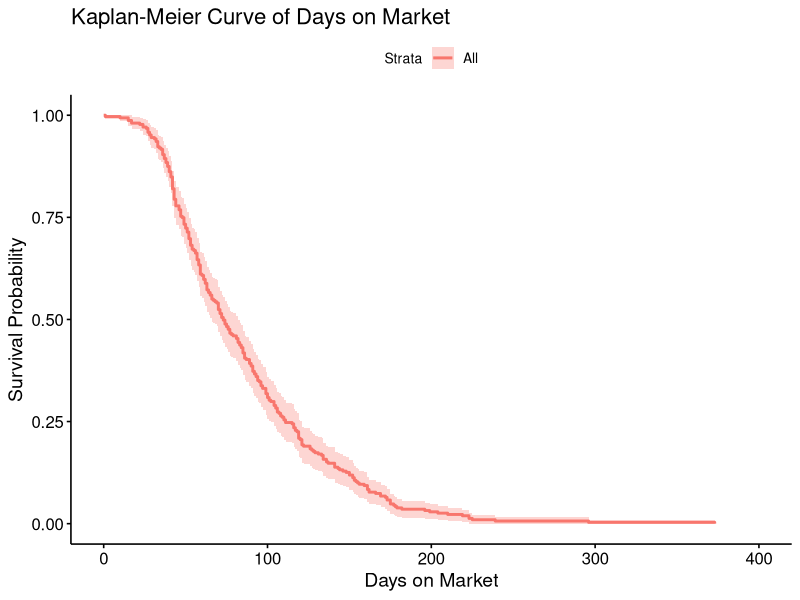
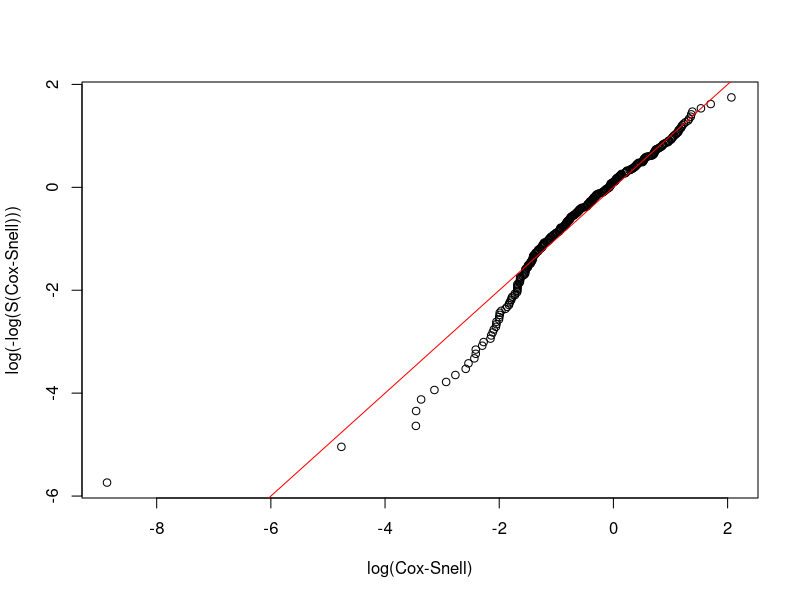
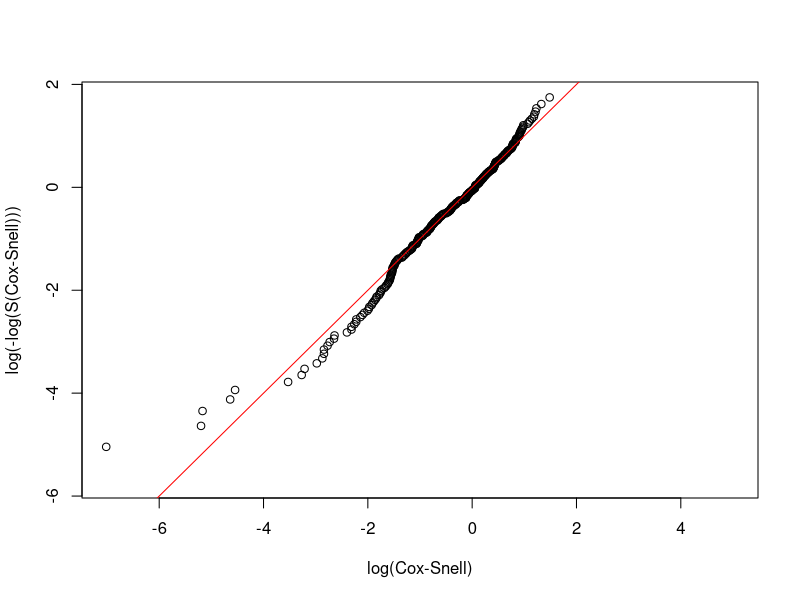
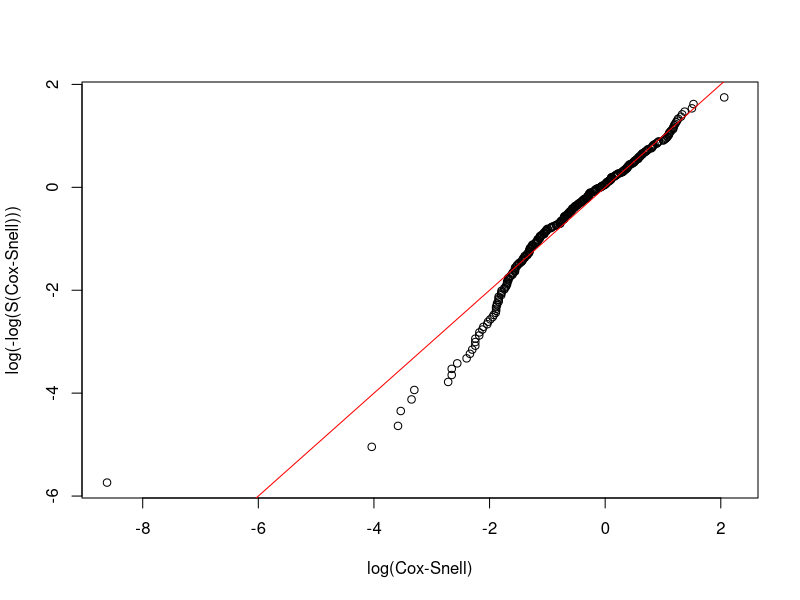
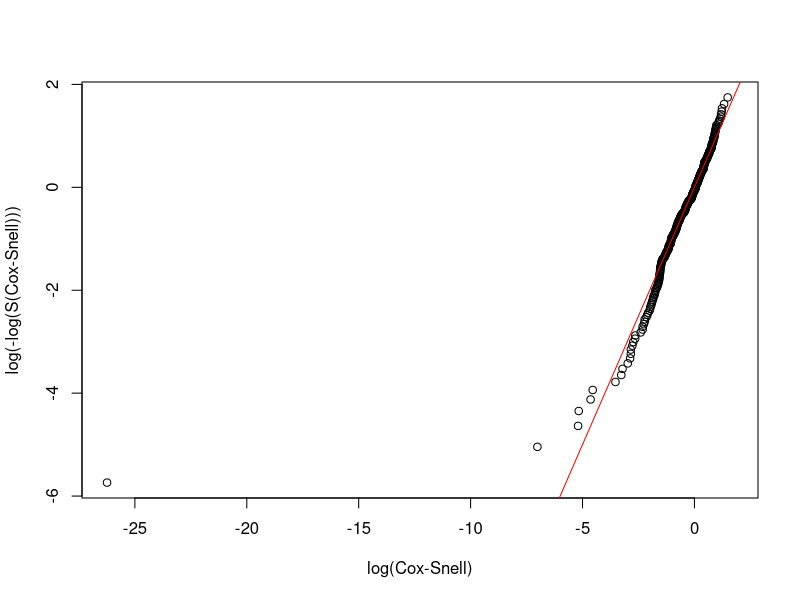
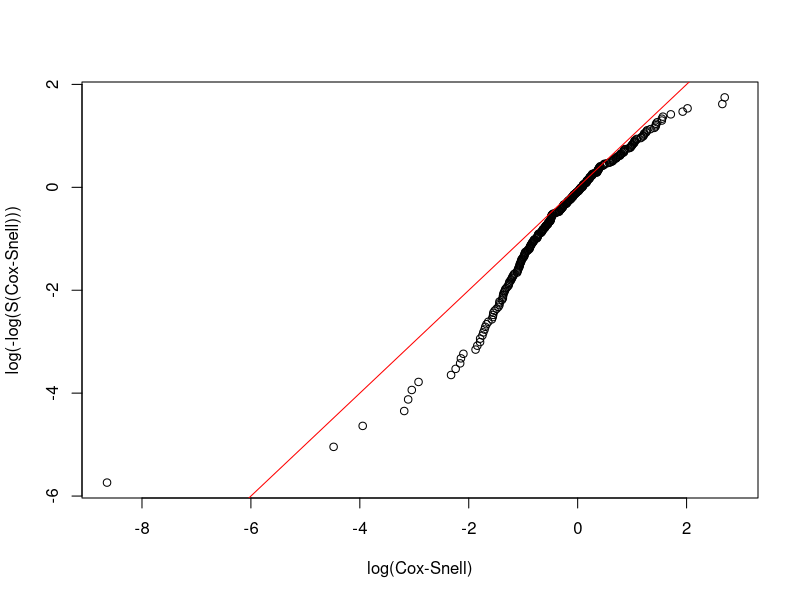
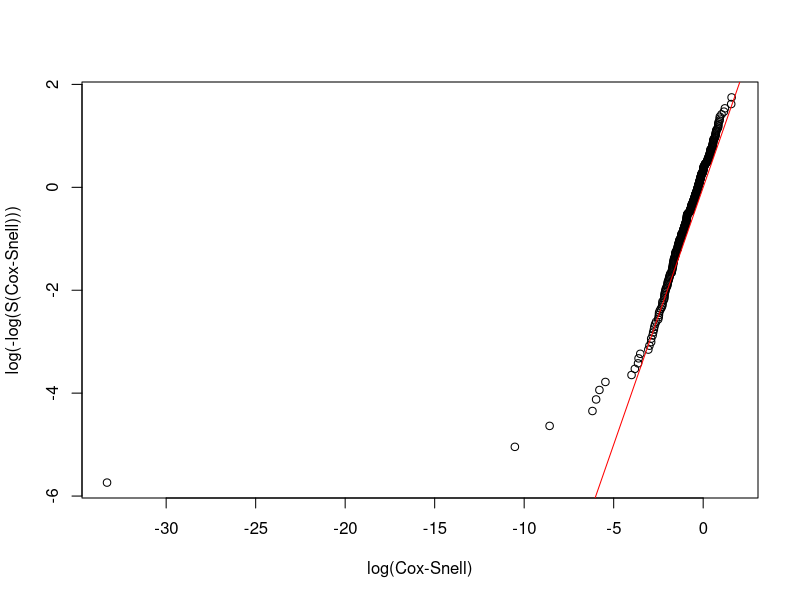

Reproduce these figures in R, in order.
## ---- chunk 1
knitr::opts_chunk$set(echo = TRUE)

library(tidyverse)
library(readr)
library(ggplot2)
library(survival)
library(survminer)

house <- read_csv("../Source/house_TC.csv")
house <- house %>% mutate(tom = ifelse(tom == 0, 1, tom),
                          prdiff_np = as.factor(prdiff_np))
## ---- chunk 2

# mean(house$tom)
# median(house$tom)
KM = survfit( Surv(tom) ~ 1 , conf.type="plain" , data=house ) 
ggsurvplot(KM, data=house) +
  labs(x = "Days on Market", y = "Survival Probability", title = "Kaplan-Meier Curve of Days on Market")

## ---- chunk 3
mw = survreg( Surv(tom) ~ schdist , dist = "weibull" , data = house )
mln = survreg( Surv(tom) ~ schdist , dist = "lognormal" , data = house )
mcox = coxph( Surv(tom) ~ schdist , data = house )

summary(mw) # the sign of schdist makes sense (positive) and it is significant
summary(mln) # the sign of schdist is negative and it is NOT significant
mcox # sign agrees with weibull and it is significant
## ---- chunk 4
# !!! Why does log normal look better?
# Create Cox-Snell residuals
CS_w = -log( 1 - pweibull(house$tom, 1/0.537, exp(4.443 + 0.246*house$schdist) ) )
CS_ln = -log( 1 - plnorm(house$tom, 4.3010 + -0.0313*house$schdist, 0.623) ) 

# Make appropriate graph using CoxSnell function
# Creates Cox-Snell Plot:
CoxSnell = function(cs, status, xlim=NULL, ylim=NULL) {
  kmcs=survfit(Surv(jitter(cs,amount=(max(cs)-min(cs))/1000),status)~1)$surv
  plot(log(-log(kmcs))~sort(log(cs)),xlab="log(Cox-Snell)",ylab="log(-log(S(Cox-Snell)))",xlim=xlim,ylim=ylim)
  abline(0,1,col='red') }

house$status = rep(1, nrow(house))
CoxSnell( CS_w , house$status )
CoxSnell( CS_ln , house$status ,xlim=c(-7,5))
## ---- chunk 5
2*(3-mw$loglik[2]) # mw
2*(3-mln$loglik[2]) # mln

# The AIC for the Weibull model is 3242.878, and that for the Log Normal model is 3258.564. Thus, we conclude that the Weibull model fits better than the Log Normal model. 
## ---- chunk 6
house$crimeCat2 = cut(house$ncrime, breaks = c(0,250,2000,5000,10000))

mw = survreg( Surv(tom) ~ crimeCat2, dist = "weibull" , data = house )
mln = survreg( Surv(tom) ~ crimeCat2, dist = "lognormal" , data = house )
mcox = coxph( Surv(tom) ~ crimeCat2, data = house )

summary(mw)
summary(mln)
mcox
## ---- chunk 7
mw$coefficients

# !!! how do I include the crime variables?
# Create Cox-Snell residuals
CS_w = -log( 1 - pweibull(house$tom, 1/0.533, exp(4.45486375 +  0.13794492*(house$crimeCat2=="(250,2e+03]") + .28846076*(house$crimeCat2=="(2e+03,5e+03]") +   0.03853525*(house$crimeCat2=="(5e+03,1e+04]")     ) ) )
CS_ln = -log( 1 - plnorm(house$tom, 4.3010 + -0.0313*house$schdist, 0.623) ) 

# Make appropriate graph using CoxSnell function
# Creates Cox-Snell Plot:
CoxSnell = function(cs, status, xlim=NULL, ylim=NULL) {
  kmcs=survfit(Surv(jitter(cs,amount=(max(cs)-min(cs))/1000),status)~1)$surv
  plot(log(-log(kmcs))~sort(log(cs)),xlab="log(Cox-Snell)",ylab="log(-log(S(Cox-Snell)))",xlim=xlim,ylim=ylim)
  abline(0,1,col='red') }

house$status = rep(1, nrow(house))
CoxSnell( CS_w , house$status )
CoxSnell( CS_ln , house$status )
## ---- chunk 8
2*(3-mw$loglik[2]) # mw
2*(3-mln$loglik[2]) # mln
## ---- chunk 9
mw = survreg( Surv(tom) ~ listedatdate, dist = "weibull" , data = house )
mln = survreg( Surv(tom) ~ listedatdate, dist = "lognormal" , data = house )
mcox = coxph( Surv(tom) ~ listedatdate, data = house )

summary(mw)
summary(mln)
mcox
## ---- chunk 10
# should we print these out!!!
2*(3-mw$loglik[2]) # mw
2*(3-mln$loglik[2]) # mln

# Again, the AIC indicates that the Weibull model is a better fit than the Log Normal model.
## ---- chunk 11
mw = survreg( Surv(tom) ~ log(listedatpr), dist = "weibull" , data = house )
mln = survreg( Surv(tom) ~ log(listedatpr), dist = "lognormal" , data = house )
mcox = coxph( Surv(tom) ~ log(listedatpr), data = house )

summary(mw)
summary(mln)
mcox
## ---- chunk 12
exp(0.120) #w
exp(0.189) #ln
## ---- chunk 13
2*(3-mw$loglik[2]) # mw
2*(3-mln$loglik[2]) # mln

# Again, the AIC indicates that the Weibull model is a better fit than the Log Normal model.
## ---- chunk 14
mw = survreg( Surv(tom) ~ schdist + crimeCat2 + log(listedatpr) , dist = "weibull" , data = house )
mln = survreg( Surv(tom) ~ schdist + crimeCat2 + log(listedatpr) , dist = "lognormal" , data = house )
mcox = coxph(Surv(tom) ~ schdist + crimeCat2 + log(listedatpr) , data = house )


summary(mw) # schdist sign
summary(mln) # schdist insign (Victor!!!)
mcox
## ---- chunk 15
# Creates Cox-Snell Plot:
CoxSnell = function(cs, status, xlim=NULL, ylim=NULL) {
  kmcs=survfit(Surv(jitter(cs,amount=(max(cs)-min(cs))/1000),status)~1)$surv
  plot(log(-log(kmcs))~sort(log(cs)),xlab="log(Cox-Snell)",ylab="log(-log(S(Cox-Snell)))",xlim=xlim,ylim=ylim)
  abline(0,1,col='red') }
## ---- chunk 16

house$status <- rep(1, 311)

# Create Cox-Snell residuals
CS_e = -log( 1 - pexp(house$tom, 1/exp(4.153050e+00 + 5.260030e-02*house$beds + 4.625418e-02*house$bathf + 3.530967e-02*house$bathp + -4.039299e-02*house$carg -2.186615e-05*house$sqft + 1.252779e-01*house$schdist + 5.489057e-06*house$ncrime + -5.267278e-06*house$prdiff) ) )
CS_w = -log( 1 - pweibull(house$tom, 1/0.532846, exp(4.153050e+00 + 5.260030e-02*house$beds + 4.625418e-02*house$bathf + 3.530967e-02*house$bathp + -4.039299e-02*house$carg -2.186615e-05*house$sqft + 1.252779e-01*house$schdist + 5.489057e-06*house$ncrime + -5.267278e-06*house$prdiff ) ) )
CS_ln = -log( 1 - plnorm(house$tom, 4.153050e+00 + 5.260030e-02*house$beds + 4.625418e-02*house$bathf + 3.530967e-02*house$bathp + -4.039299e-02*house$carg -2.186615e-05*house$sqft + 1.252779e-01*house$schdist + 5.489057e-06*house$ncrime + -5.267278e-06*house$prdiff, 0.5914082) ) 

# Make appropriate graph using CoxSnell function
CoxSnell( CS_w , house$status )
CoxSnell( CS_ln , house$status )
## ---- chunk 17
mln$loglik

2*(10--1610.590) # mw
2*(10--1610.297) # mln
## ---- chunk 18
mw1 = survreg( Surv(tom) ~ crimeCat2 + I(log(listedatpr)) + schdist, dist = "weibull" , data = house )
mln2 = survreg( Surv(tom) ~ crimeCat2 + I(log(listedatpr)) + schdist, dist = "lognormal" , data = house )
mcox3 = coxph( Surv(tom) ~ crimeCat2 + I(log(listedatpr)) + schdist , data = house )


summary(mw1)
summary(mln2)
mcox3
## ---- chunk 19

survdiff(Surv(tom) ~ as.factor(prdiff_np), data=house)

## ---- chunk 20

1 - pchisq(37.71+10.75+5.41, df=2)

## ---- chunk 21
# Note: + = hot houses
(HR = (81/41.5)/(193/244.2)) # + / -
## ---- chunk 22
cat("[", HR*exp(-1.96*sqrt(1/41.5+1/244.2)), ", ", HR*exp(+1.96*sqrt(1/41.5+1/244.2)),"]", sep="")
## ---- chunk 23
(HR = (193/244.2)/(37/25.3)) # - / 0
## ---- chunk 24
cat("[", HR*exp(-1.96*sqrt(1/244.2+1/25.3)), ", ", HR*exp(+1.96*sqrt(1/244.2+1/25.3)),"]", sep="")
## ---- chunk 25
# Note: + = hot houses
(HR = (81/41.5)/(37/25.3)) # + / 0
## ---- chunk 26
cat("[", HR*exp(-1.96*sqrt(1/41.5+1/25.3)), ", ", HR*exp(+1.96*sqrt(1/41.5+1/25.3)),"]", sep="")
